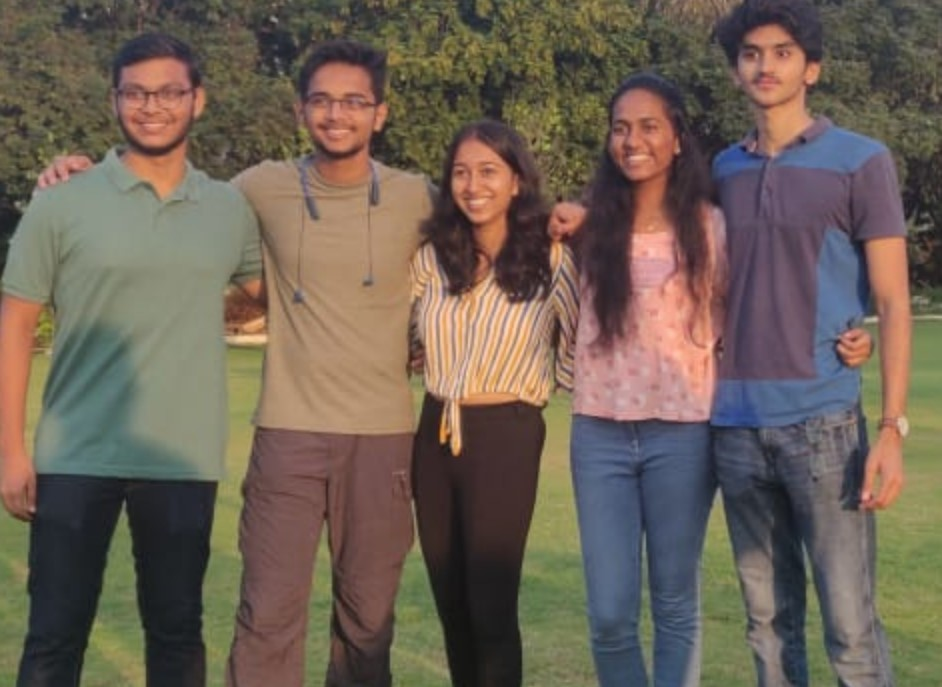
#> input picture Practice-2/Pic-2.jpg, 942 x 687 px; its folder holds only this picture in this run
$ python script-2.py
#> lines starting #> are read from the running program, lines starting #| are printed output that depends on the picture; after the words box and inside, x2 and y2 are one past the last pixel; in counts of white or black regions, pixels touching at a corner belong together
import cv2,glob

all_images=glob.glob("./Practice-2/*.jpg")
# print(all_images)
detect=cv2.CascadeClassifier("haarcascade.xml")

for image in all_images:
    img=cv2.imread(image)
#> img is the input picture: shape (687, 942, 3); mean B, G, R 85.5, 97.5, 110.3
    gray=cv2.cvtColor(img,cv2.COLOR_BGR2GRAY)
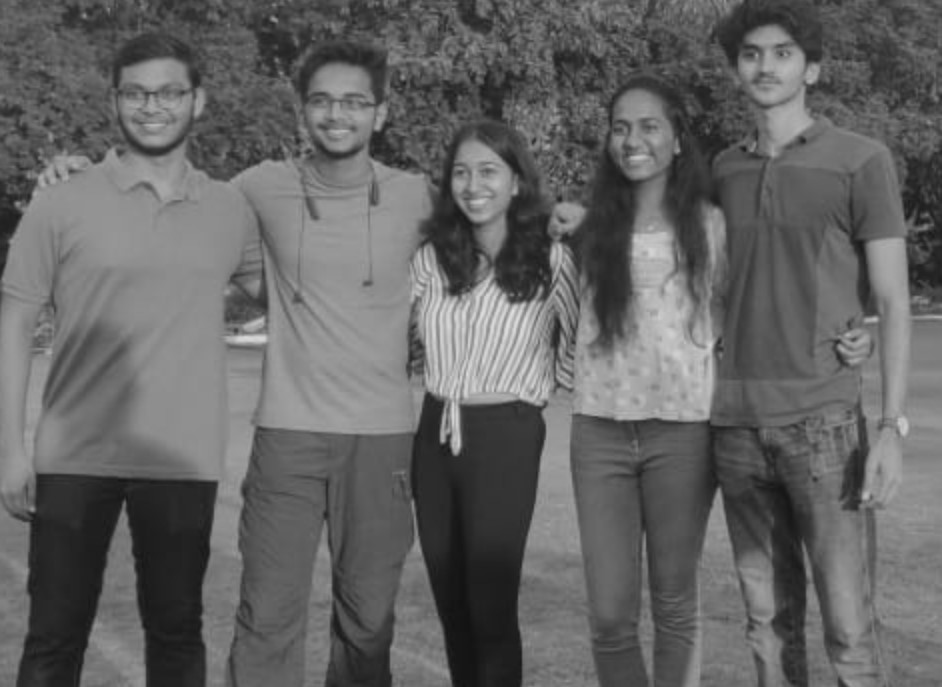
#> gray: shape (687, 942); min 18, max 223, mean 100
    faces=detect.detectMultiScale(gray,1.1,5)
#> faces = [[700, 207, 30, 30], [108, 60, 85, 85], [598, 96, 78, 78], [440, 143, 73, 73], [726, 22, 81, 81], [635, 561, 68, 68], [294, 68, 85, 85]]

    for x,y,w,h in faces:
        final_img=cv2.rectangle(img,(x,y),(x+w,y+h),(255,255,0),2)
#> this loop made 7 passes
#> pass 2, `final_img=cv2.rectangle(img,(x,y),(x+w,y+h),(255,255,0),2)`:
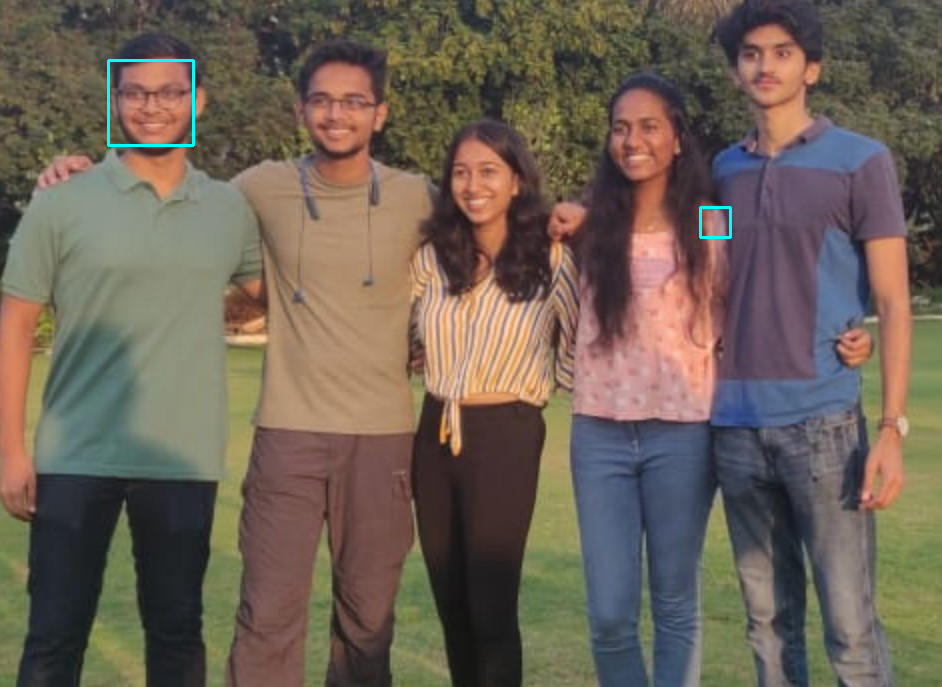
#> final_img: shape (687, 942, 3); mean B, G, R 85.9, 97.9, 110.1
#> pass 3, `final_img=cv2.rectangle(img,(x,y),(x+w,y+h),(255,255,0),2)`:
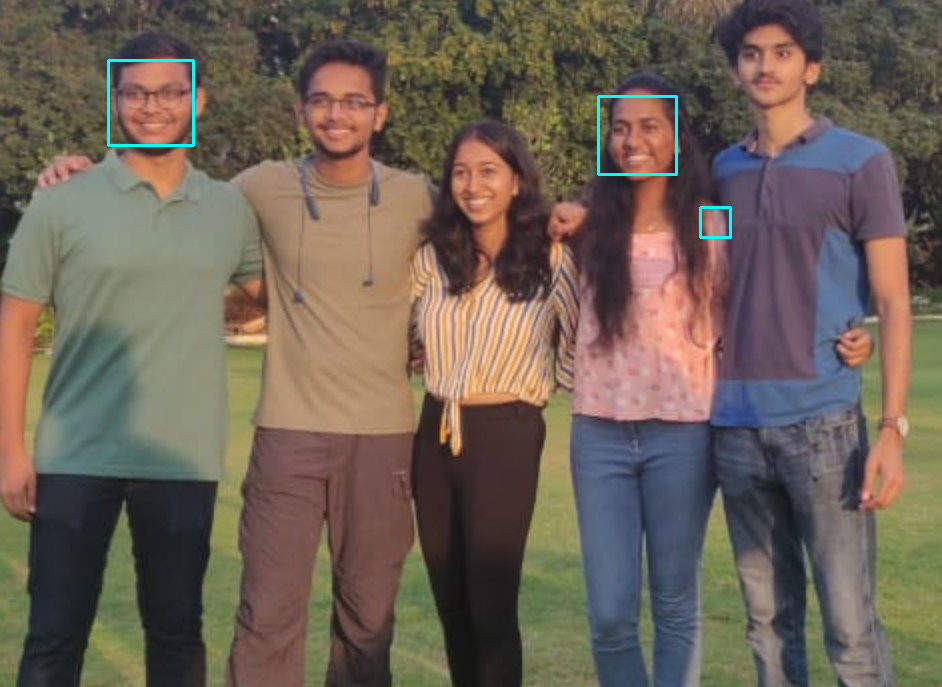
#> final_img: shape (687, 942, 3); 0.14% of pixels changed, all inside (x1, y1, x2, y2) = (597, 95, 678, 176)
#> after the loop:
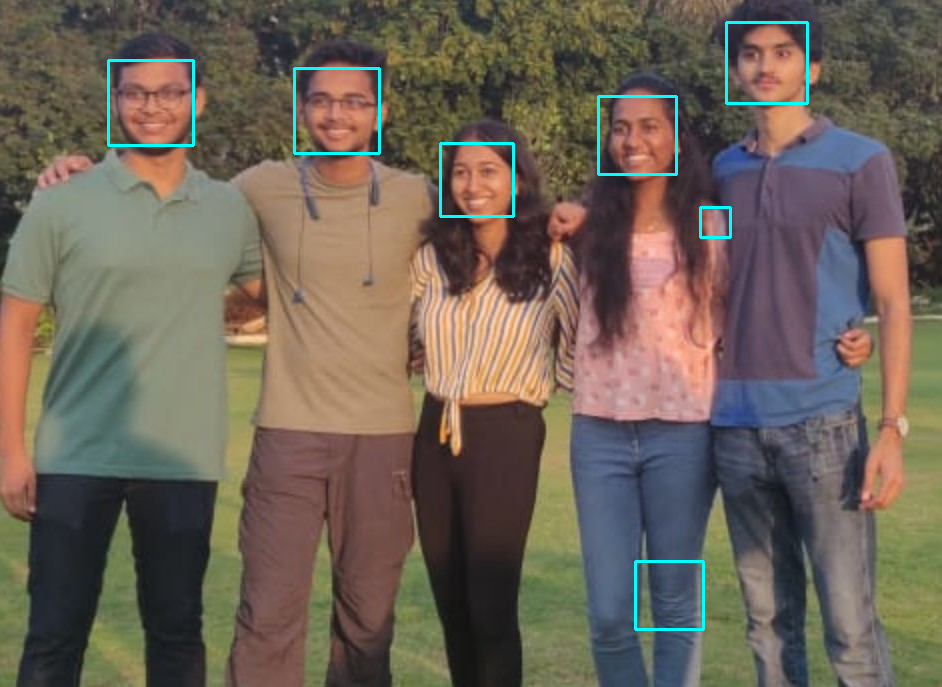
#> img: shape (687, 942, 3); 0.92% of pixels changed, all inside (x1, y1, x2, y2) = (107, 21, 809, 631)

    cv2.imshow('Face Detection',final_img)
    cv2.waitKey(2000)
    cv2.destroyAllWindows()

$ run again, on Practice-2/pic-1.jpg
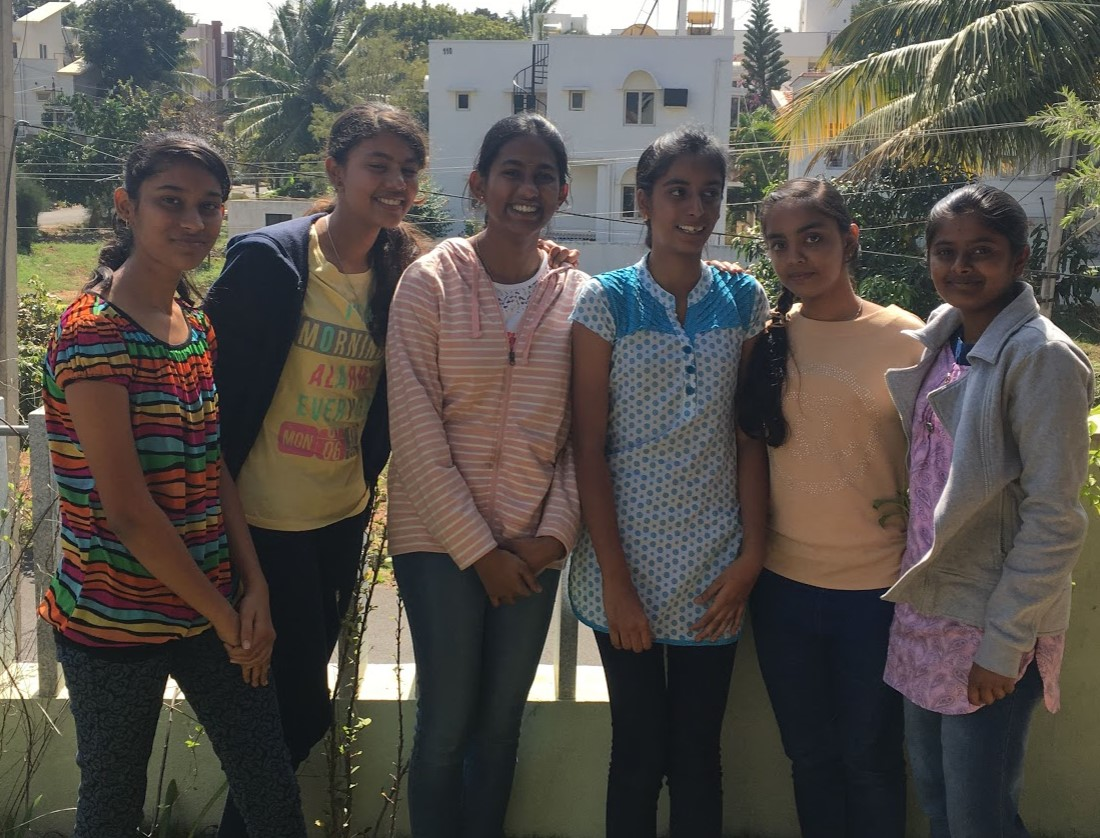
#> input picture Practice-2/pic-1.jpg, 1100 x 838 px
#> img is the input picture: shape (838, 1100, 3); mean B, G, R 76.9, 82.6, 87.2
#> `gray=cv2.cvtColor(img,cv2.COLOR_BGR2GRAY)`:
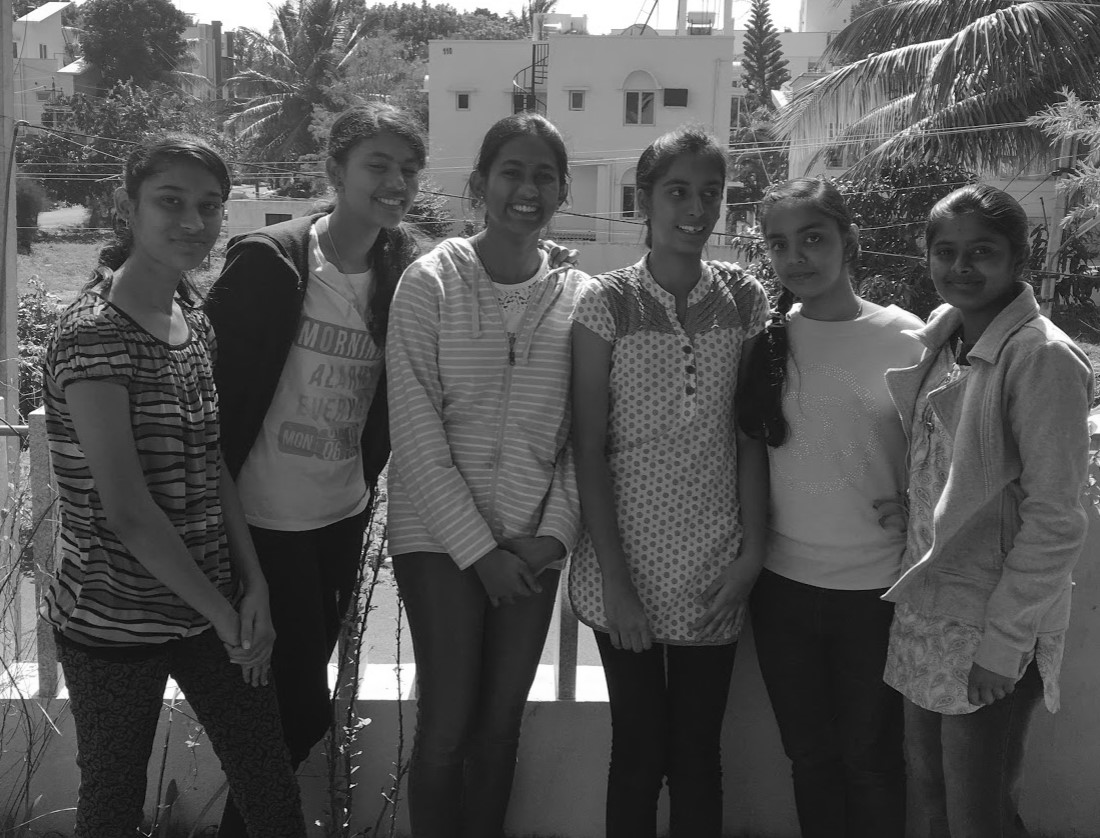
#> gray: shape (838, 1100); min 1, max 255, mean 83.3
#> faces = [[351, 137, 83, 83], [921, 224, 80, 80], [482, 141, 90, 90], [138, 169, 98, 98], [760, 213, 84, 84]]
#> the loop `for x,y,w,h in faces:` made 5 passes
#> after the loop `for x,y,w,h in faces:`:
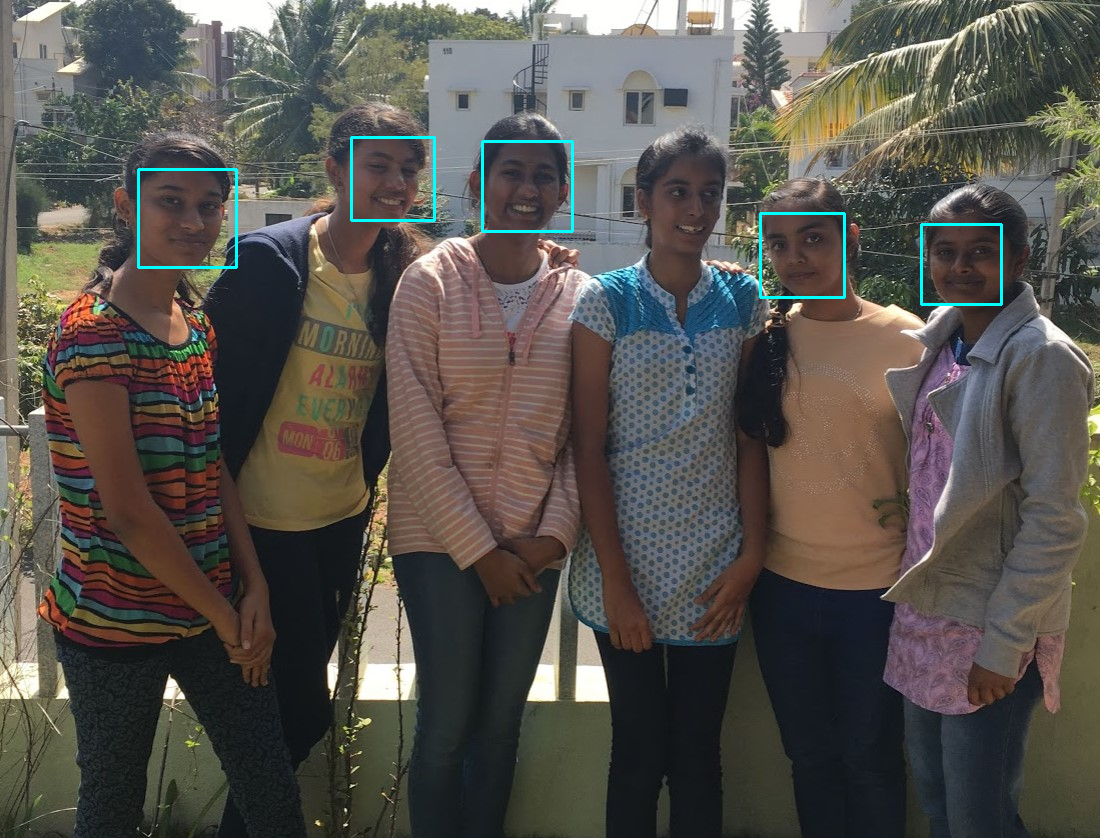
#> img: shape (838, 1100, 3); 0.56% of pixels changed, all inside (x1, y1, x2, y2) = (137, 136, 1003, 306)

$ run again, on Practice-2/pic-3.jpg
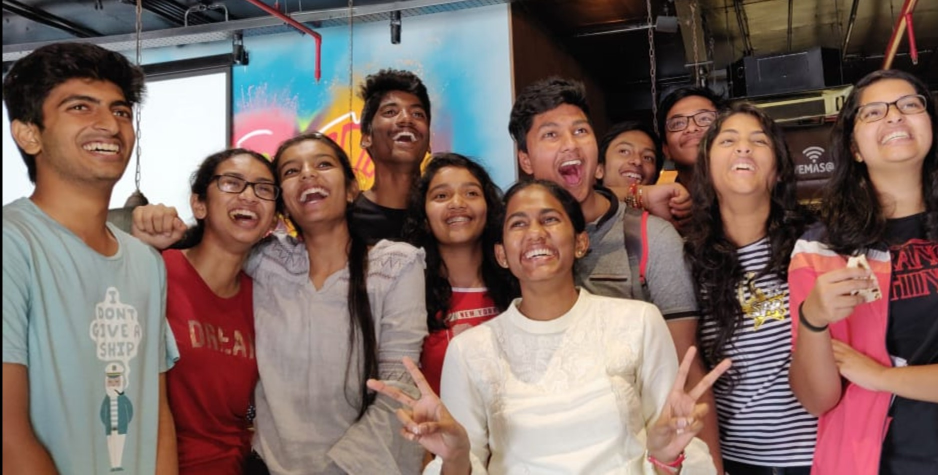
#> input picture Practice-2/pic-3.jpg, 1876 x 949 px (shown at 1/2 size)
#> img is the input picture: shape (949, 1876, 3); mean B, G, R 98.5, 104.7, 126.1
#> `gray=cv2.cvtColor(img,cv2.COLOR_BGR2GRAY)`:
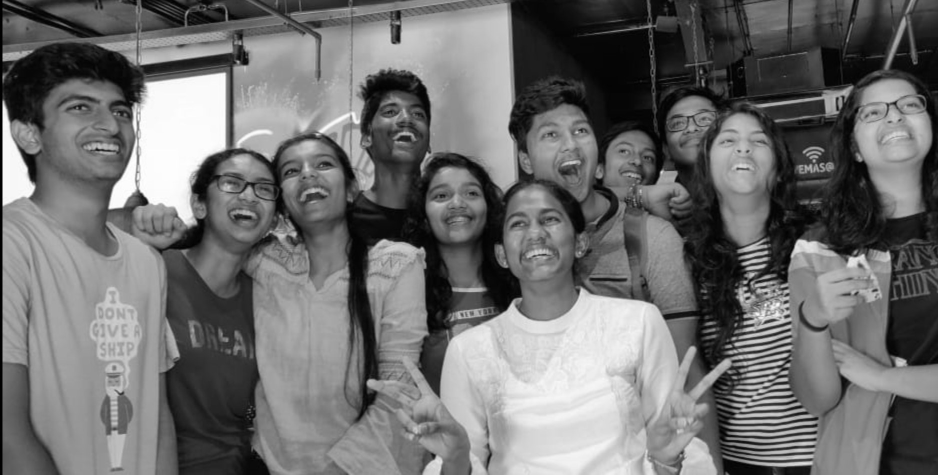
#> gray: shape (949, 1876) (shown at 1/2 size); min 0, max 255, mean 110.4
#> faces = 14 rows, first 6: [1730, 504, 61, 61], [1445, 395, 79, 79], [1321, 197, 107, 107], [384, 488, 88, 88], [1415, 227, 142, 142], [1207, 262, 118, 118]
#> the loop `for x,y,w,h in faces:` made 14 passes
#> after the loop `for x,y,w,h in faces:`:
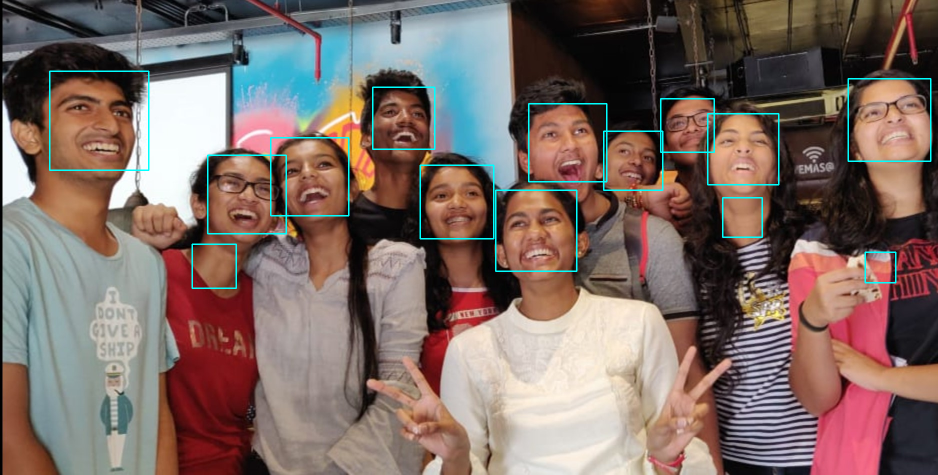
#> img: shape (949, 1876, 3) (shown at 1/2 size); 1.25% of pixels changed, all inside (x1, y1, x2, y2) = (98, 141, 1863, 578)

$ run again, on Practice-2/pic-4.jpg
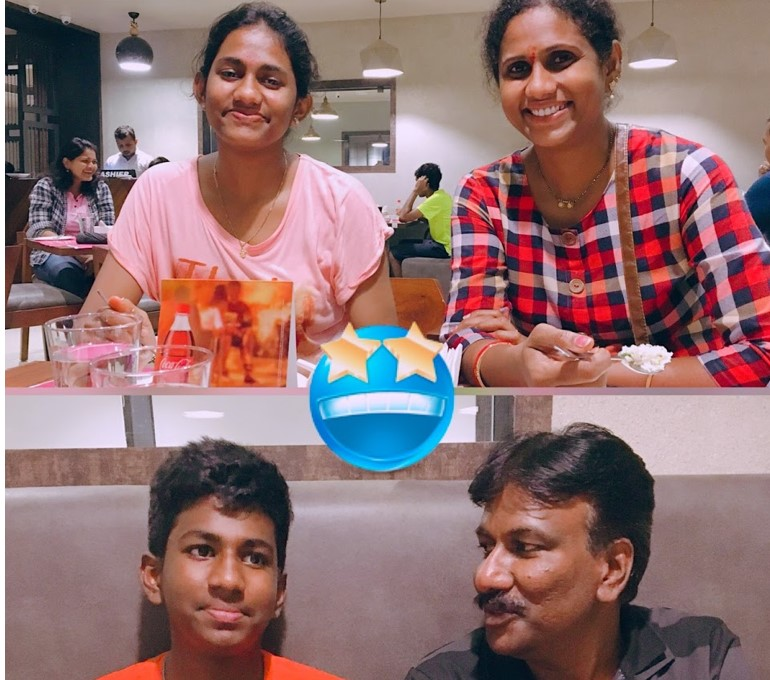
#> input picture Practice-2/pic-4.jpg, 770 x 680 px
#> img is the input picture: shape (680, 770, 3); mean B, G, R 113.7, 112.7, 145.3
#> `gray=cv2.cvtColor(img,cv2.COLOR_BGR2GRAY)`:
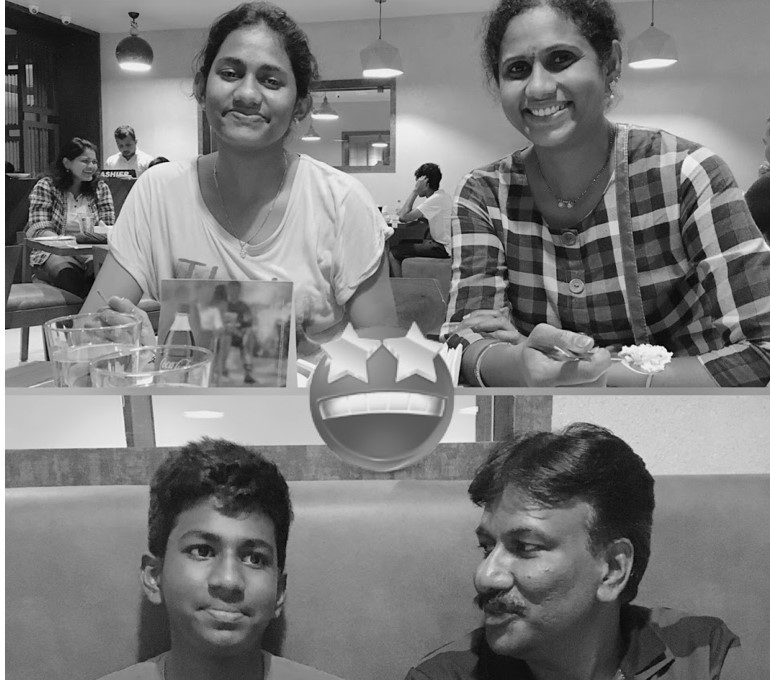
#> gray: shape (680, 770); min 1, max 255, mean 122.6
#> faces = [[74, 151, 28, 28], [191, 31, 115, 115], [476, 13, 131, 131], [151, 494, 150, 150]]
#> the loop `for x,y,w,h in faces:` made 4 passes
#> after the loop `for x,y,w,h in faces:`:
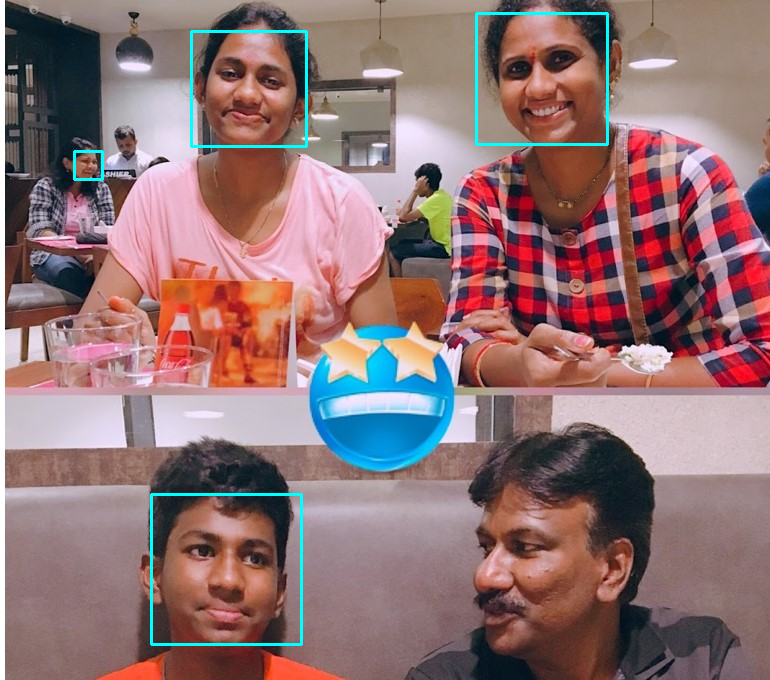
#> img: shape (680, 770, 3); 0.97% of pixels changed, all inside (x1, y1, x2, y2) = (73, 12, 609, 646)
